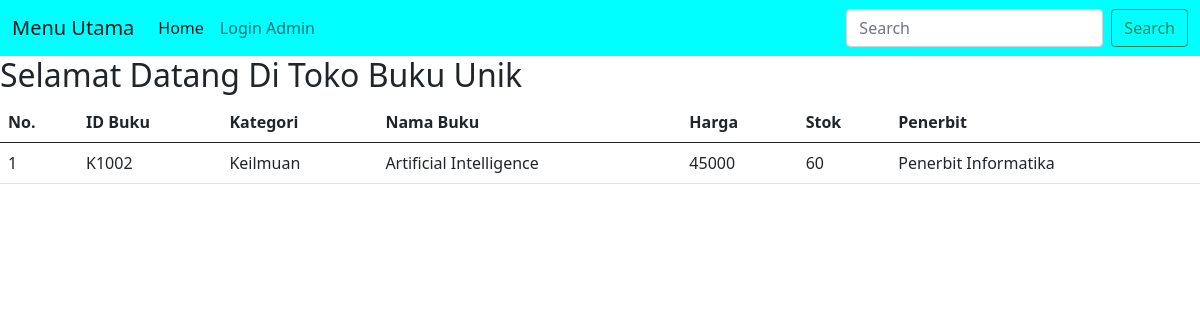
/index.php?cari=Artificial Intelligence, run on the app's committed database.
### tables this page shows
CREATE TABLE `buku` (
  `id` int(11) NOT NULL,
  `ID_buku` char(5) NOT NULL,
  `kategori` varchar(15) NOT NULL,
  `nama_buku` varchar(40) NOT NULL,
  `harga` int(8) NOT NULL,
  `stok` int(3) NOT NULL,
  `penerbit` set('Penerbit Informatika','Andi Offset','Danendra','') NOT NULL
);

### index.php (the view, shortened to what this page needs)
<?php include("database/config.php");?>
<!DOCTYPE html>
<html>
<head>
    <link href="https://cdn.jsdelivr.net/npm/bootstrap@5.0.2/dist/css/bootstrap.min.css" rel="stylesheet">
</head>
<body>
<nav class="navbar navbar-expand-lg navbar-light" style="background-color: aqua">
    <div class="container-fluid">
        <a class="navbar-brand" href="#">Menu Utama</a>
        <div class="collapse navbar-collapse" id="navbarSupportedContent">
            <ul class="navbar-nav me-auto mb-2 mb-lg-0">
                <li class="nav-item">
                    <a class="nav-link active" aria-current="page" href="index.php">Home</a>
                </li>
                <li class="nav-item">
                    <a class="nav-link" href="admin/login.php">Login Admin</a>
                </li>
            </ul>
            <form class="d-flex">
                <input class="form-control me-2" name="cari" type="text" placeholder="Search" aria-label="Search">
                <button class="btn btn-outline-success" type="submit">Search</button>
            </form>
        </div>
    </div>
</nav>
<header>
    <h2><marquee>Selamat Datang Di Toko Buku Unik</marquee></h2>
</header>
<table class="table">
    <thead>
    <tr>
        <th scope="col">No.</th>
        <th scope="col">ID Buku</th>
        <th scope="col">Kategori</th>
        <th scope="col">Nama Buku</th>
        <th scope="col">Harga</th>
        <th scope="col">Stok</th>
        <th scope="col">Penerbit</th>
    </tr>
    <?php
    if (isset($_GET['cari'])){
        $cari = $_GET['cari'];
        $sql = "SELECT * FROM buku WHERE nama_buku like '%".$cari."%'";
        $data = mysqli_query($host, $sql);
    } else {
        $sql1 = "SELECT * FROM buku";
        $data = mysqli_query($host, $sql1);
    }
        $nomor = 1;
        while ($buku1 = mysqli_fetch_array($data)){
    ?>
    </thead>
    <tbody>
    <tr>
        <td><?php echo $nomor++; ?></td>
        <td><?php echo $buku1['ID_buku']; ?></td>
        <td><?php echo $buku1['kategori']; ?></td>
        <td><?php echo $buku1['nama_buku']; ?></td>
        <td><?php echo $buku1['harga']; ?></td>
        <td><?php echo $buku1['stok']; ?></td>
        <td><?php echo $buku1['penerbit']; ?></td>
    </tr>
    <?php } ?>
    </tbody>
</table>
</body>
</html>

### data on the page
buku: ID_buku "K1002", kategori "Keilmuan", nama_buku "Artificial Intelligence", harga "45000", stok "60", penerbit "Penerbit Informatika"
